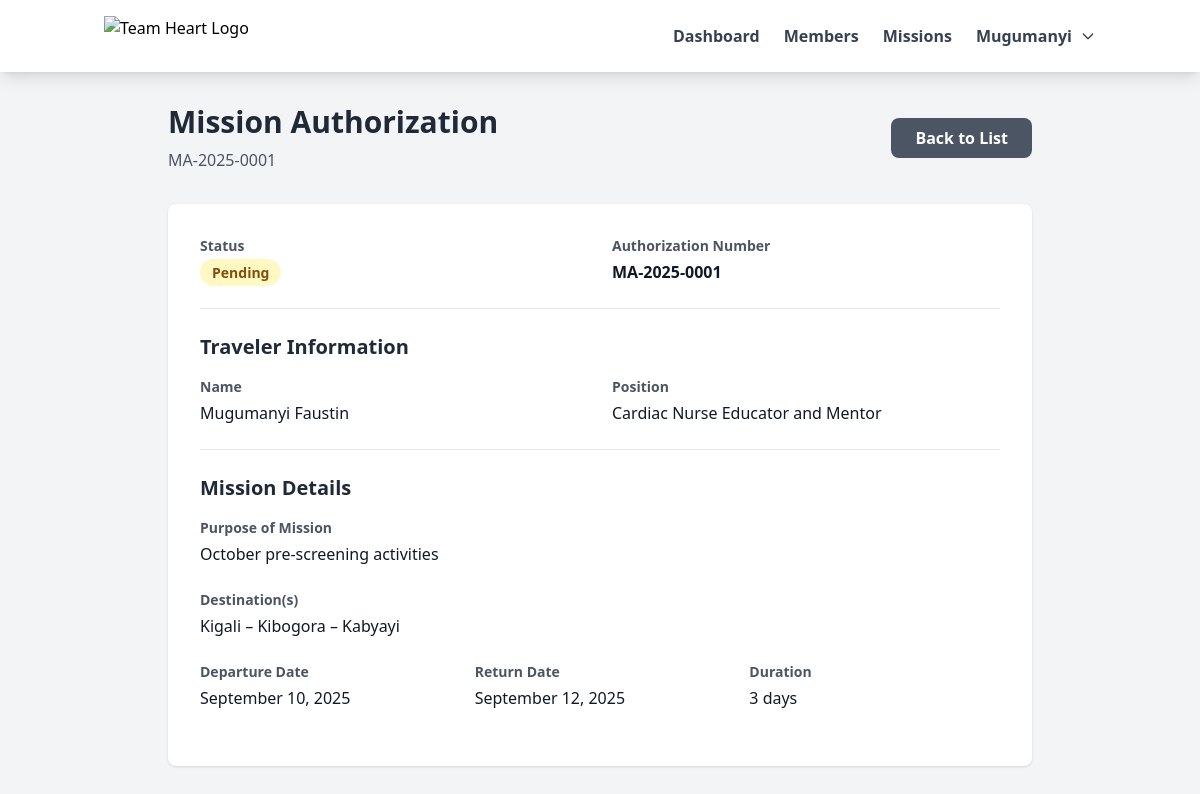
Screenshot of /missions/view.php?id=1 (signed in) with the database file from the repository.
### tables this page shows
CREATE TABLE mission_authorizations (
    authorization_id INT UNSIGNED AUTO_INCREMENT PRIMARY KEY,
    user_id INT UNSIGNED NOT NULL,
    member_id INT UNSIGNED NOT NULL,
    
     
    authorization_number VARCHAR(50) UNIQUE NOT NULL,
    
     
    mission_purpose TEXT NOT NULL,
    destination TEXT NOT NULL,
    departure_date DATE NOT NULL,
    return_date DATE NOT NULL,
    duration_days INT UNSIGNED NOT NULL,
    
     
    authorized_by VARCHAR(255),
    authorized_by_position VARCHAR(255),
    authorized_by_signature_url VARCHAR(500),
    authorization_date DATE,
    
     
    estimated_budget DECIMAL(10, 2),
    currency VARCHAR(10) DEFAULT 'RWF',
    budget_approved BOOLEAN DEFAULT FALSE,
    budget_approved_by INT UNSIGNED,
    budget_approved_date DATE,
    
     
    status ENUM('draft', 'pending', 'approved', 'rejected', 'completed', 'cancelled') DEFAULT 'pending',
    approval_notes TEXT,
    rejection_reason TEXT,
    
     
    transportation_mode ENUM('flight', 'vehicle', 'bus', 'train', 'other'),
    accommodation_required BOOLEAN DEFAULT FALSE,
    accommodation_details TEXT,
    
     
    document_url VARCHAR(500),
    supporting_documents JSON,
    
     
    notes TEXT,
    created_at TIMESTAMP DEFAULT CURRENT_TIMESTAMP,
    updated_at TIMESTAMP DEFAULT CURRENT_TIMESTAMP ON UPDATE CURRENT_TIMESTAMP,
    created_by INT UNSIGNED NOT NULL,
    updated_by INT UNSIGNED,
    
    FOREIGN KEY (user_id) REFERENCES users(user_id) ON DELETE CASCADE,
    FOREIGN KEY (member_id) REFERENCES members(member_id) ON DELETE CASCADE,
    FOREIGN KEY (created_by) REFERENCES users(user_id),
    FOREIGN KEY (updated_by) REFERENCES users(user_id),
    FOREIGN KEY (budget_approved_by) REFERENCES users(user_id),
    
    INDEX idx_authorization_number (authorization_number),
    INDEX idx_user_id (user_id),
    INDEX idx_member_id (member_id),
    INDEX idx_status (status),
    INDEX idx_departure_date (departure_date),
    INDEX idx_return_date (return_date),
    INDEX idx_created_at (created_at),
    
     
    CONSTRAINT chk_dates CHECK (return_date >= departure_date)
);

CREATE TABLE members (
    member_id INT UNSIGNED AUTO_INCREMENT PRIMARY KEY,
    user_id INT UNSIGNED NOT NULL UNIQUE,   
    
     
    first_name VARCHAR(100) NOT NULL,
    last_name VARCHAR(100) NOT NULL,
    middle_name VARCHAR(100),
    date_of_birth DATE,
    gender ENUM('male', 'female', 'other'),
    nationality VARCHAR(100) DEFAULT 'Rwanda',
    
     
    email VARCHAR(255),
    phone VARCHAR(20),
    alternate_phone VARCHAR(20),
    address_line1 VARCHAR(255),
    address_line2 VARCHAR(255),
    city VARCHAR(100),
    state_province VARCHAR(100),
    postal_code VARCHAR(20),
    country VARCHAR(100) DEFAULT 'Rwanda',
    
     
    employee_id VARCHAR(50) UNIQUE,
    position VARCHAR(255) NOT NULL,
    department VARCHAR(100),
    employment_status ENUM('full-time', 'part-time', 'contract', 'volunteer') DEFAULT 'full-time',
    date_hired DATE,
    
     
    emergency_contact_name VARCHAR(255),
    emergency_contact_relationship VARCHAR(100),
    emergency_contact_phone VARCHAR(20),
    
     
    passport_number VARCHAR(50),
    passport_expiry DATE,
    id_number VARCHAR(50),
    profile_photo_url VARCHAR(500),
    
     
    status ENUM('active', 'inactive', 'on-leave', 'terminated') DEFAULT 'active',
    
     
    notes TEXT,
    created_at TIMESTAMP DEFAULT CURRENT_TIMESTAMP,
    updated_at TIMESTAMP DEFAULT CURRENT_TIMESTAMP ON UPDATE CURRENT_TIMESTAMP,
    created_by INT UNSIGNED NOT NULL,
    updated_by INT UNSIGNED,
    
    FOREIGN KEY (user_id) REFERENCES users(user_id) ON DELETE CASCADE,
    FOREIGN KEY (created_by) REFERENCES users(user_id),
    FOREIGN KEY (updated_by) REFERENCES users(user_id),
    
    INDEX idx_user_id (user_id),
    INDEX idx_employee_id (employee_id),
    INDEX idx_status (status),
    INDEX idx_position (position),
    INDEX idx_full_name (last_name, first_name),
    INDEX idx_created_at (created_at)
);

### config/session.php (called while the page is built, shortened)
<?php
function getCurrentUserId() {
    return $_SESSION['user_id'] ?? null;
}
function getCurrentUser() {
    return [
        'user_id' => $_SESSION['user_id'] ?? null,
        'email' => $_SESSION['email'] ?? null,
        'first_name' => $_SESSION['first_name'] ?? null,
        'last_name' => $_SESSION['last_name'] ?? null,
        'role' => $_SESSION['role'] ?? null
    ];
}
?>

### models/MissionAuthorization.php (called while the page is built, shortened)
<?php
class MissionAuthorization {
    private $conn;
    private $table_name = "mission_authorizations";
    public function __construct($db) {
        $this->conn = $db;
    }
    public function getById($authorization_id, $user_id = null) {
        $query = "SELECT ma.*,
                        CONCAT(m.first_name, ' ', m.last_name) as traveler_name,
                        m.position as traveler_position,
                        m.first_name, m.last_name
                FROM " . $this->table_name . " ma
                INNER JOIN members m ON ma.member_id = m.member_id
                WHERE ma.authorization_id = :authorization_id";
        if ($user_id !== null) {
            $query .= " AND ma.user_id = :user_id";
        }
        $query .= " LIMIT 1";
        $stmt = $this->conn->prepare($query);
        $stmt->bindParam(":authorization_id", $authorization_id);
        if ($user_id !== null) {
            $stmt->bindParam(":user_id", $user_id);
        }
        $stmt->execute();
        return $stmt->fetch();
    }
}
?>

### missions/view.php (the view, shortened to what this page needs)
<?php
require_once '../config/session.php';
require_once '../models/MissionAuthorization.php';
$database = new Database();
$db = $database->getConnection();
$missionModel = new MissionAuthorization($db);
$user_id = getCurrentUserId();
$authorization_id = $_GET['id'] ?? null;
$mission = $missionModel->getById($authorization_id, $user_id);
$user = getCurrentUser();
?>
<!DOCTYPE html>
<html lang="en">
<head>
    <script src="https://cdn.tailwindcss.com"></script>
</head>
<body class="bg-gray-100 min-h-screen">
    <?php include './includes/navbar.php'; ?>
    <div class="container mx-auto px-4 py-8 max-w-4xl">
        <div class="flex justify-between items-center mb-8">
            <div>
                <h1 class="text-3xl font-bold text-gray-800">Mission Authorization</h1>
                <p class="text-gray-600 mt-2"><?php echo htmlspecialchars($mission['authorization_number']); ?></p>
            </div>
            <div class="flex space-x-3">
                <a href="index.php" class="bg-gray-600 hover:bg-gray-700 text-white font-semibold py-2 px-6 rounded-lg transition duration-200">
                    Back to List
                </a>
            </div>
        </div>
        <div class="bg-white rounded-lg shadow p-8 mb-6">
            <div class="grid grid-cols-2 gap-6 mb-6">
                <div>
                    <h3 class="text-sm font-semibold text-gray-600 mb-1">Status</h3>
                    <span class="px-3 py-1 text-sm font-semibold rounded-full
                        <?php
                            echo $mission['status'] === 'approved' ? 'bg-green-100 text-green-800' :
                                 ($mission['status'] === 'pending' ? 'bg-yellow-100 text-yellow-800' : 'bg-gray-100 text-gray-800');
                        ?>">
                        <?php echo ucfirst($mission['status']); ?>
                    </span>
                </div>
                <div>
                    <h3 class="text-sm font-semibold text-gray-600 mb-1">Authorization Number</h3>
                    <p class="text-gray-900 font-semibold"><?php echo htmlspecialchars($mission['authorization_number']); ?></p>
                </div>
            </div>
            <hr class="my-6">
            <h2 class="text-xl font-bold text-gray-800 mb-4">Traveler Information</h2>
            <div class="grid grid-cols-2 gap-6 mb-6">
                <div>
                    <h3 class="text-sm font-semibold text-gray-600 mb-1">Name</h3>
                    <p class="text-gray-900"><?php echo htmlspecialchars($mission['traveler_name']); ?></p>
                </div>
                <div>
                    <h3 class="text-sm font-semibold text-gray-600 mb-1">Position</h3>
                    <p class="text-gray-900"><?php echo htmlspecialchars($mission['traveler_position']); ?></p>
                </div>
            </div>
            <hr class="my-6">
            <h2 class="text-xl font-bold text-gray-800 mb-4">Mission Details</h2>
            <div class="mb-6">
                <h3 class="text-sm font-semibold text-gray-600 mb-1">Purpose of Mission</h3>
                <p class="text-gray-900"><?php echo htmlspecialchars($mission['mission_purpose']); ?></p>
            </div>
            <div class="mb-6">
                <h3 class="text-sm font-semibold text-gray-600 mb-1">Destination(s)</h3>
                <p class="text-gray-900"><?php echo htmlspecialchars($mission['destination']); ?></p>
            </div>
            <div class="grid grid-cols-3 gap-6 mb-6">
                <div>
                    <h3 class="text-sm font-semibold text-gray-600 mb-1">Departure Date</h3>
                    <p class="text-gray-900"><?php echo date('F d, Y', strtotime($mission['departure_date'])); ?></p>
                </div>
                <div>
                    <h3 class="text-sm font-semibold text-gray-600 mb-1">Return Date</h3>
                    <p class="text-gray-900"><?php echo date('F d, Y', strtotime($mission['return_date'])); ?></p>
                </div>
                <div>
                    <h3 class="text-sm font-semibold text-gray-600 mb-1">Duration</h3>
                    <p class="text-gray-900"><?php echo $mission['duration_days']; ?> days</p>
                </div>
            </div>
        </div>
    </div>
</body>
</html>

### missions/includes/navbar.php (shortened to what this page needs)
<nav class="bg-white shadow-lg">
    <div class="container mx-auto px-4">
        <div class="flex justify-between items-center py-4">
            <div class="flex items-center space-x-4">
                <img src="https://images.aimecol.com/uploads/large/team-heart_698542149457a_large.jpg" alt="Team Heart Logo" class="h-10">
            </div>
            <div class="hidden md:flex items-center space-x-6">
                <a href="../dashboard.php" class="text-gray-700 hover:text-blue-600 font-semibold transition">
                    Dashboard
                </a>
                <a href="../members/index.php" class="text-gray-700 hover:text-blue-600 font-semibold transition">
                    Members
                </a>
                <a href="../missions/index.php" class="text-gray-700 hover:text-blue-600 font-semibold transition">
                    Missions
                </a>
                <div class="relative group">
                    <button class="flex items-center space-x-2 text-gray-700 hover:text-blue-600 font-semibold">
                        <span><?php echo htmlspecialchars($user['first_name'] ?? 'User'); ?></span>
                        <svg class="w-4 h-4" fill="none" stroke="currentColor" viewBox="0 0 24 24">
                            <path stroke-linecap="round" stroke-linejoin="round" stroke-width="2" d="M19 9l-7 7-7-7"></path>
                        </svg>
                    </button>
                </div>
            </div>
        </div>
    </div>
</nav>

### rows the page displays
mission_authorizations: member.first_name "Mugumanyi", authorization_number "MA-2025-0001", status "Pending", member.position "Cardiac Nurse Educator and Mentor", mission_purpose "October pre-screening activities", destination "Kigali – Kibogora – Kabyayi", departure_date "September 10, 2025", return_date "September 12, 2025", duration_days "3"

### other values shown
$mission['traveler_name'] "Mugumanyi Faustin"
